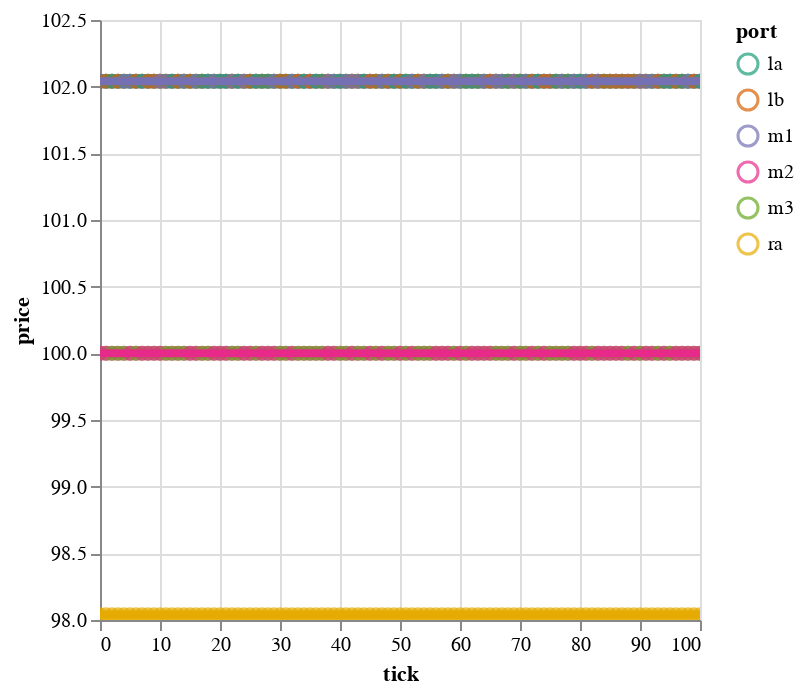

Source (notebook cell):
### Code cell


### Figure 1 — Vega-Lite specification as saved in the notebook (floating-point values rounded to 4 significant figures; data arrays with more than 128 entries replaced by an {"elided": "..."} marker saying what was removed)
{"config": {"view": {"continuousWidth": 300, "continuousHeight": 300}}, "layer": [{"mark": {"type": "point"}, "encoding": {"color": {"field": "port", "scale": {"scheme": "dark2"}, "type": "ordinal"}, "x": {"field": "tick", "type": "quantitative"}, "y": {"field": "price", "scale": {"zero": false}, "type": "quantitative"}}, "name": "view_11"}, {"mark": {"type": "line", "size": 4}, "encoding": {"color": {"field": "port", "scale": {"scheme": "dark2"}, "type": "ordinal"}, "x": {"field": "tick", "type": "quantitative"}, "y": {"field": "price", "scale": {"zero": false}, "type": "quantitative"}}, "transform": [{"loess": "price", "on": "tick", "bandwidth": 0.5, "groupby": ["port"]}]}], "data": {"name": "data-b60253c2c5f6fb91d857d83296f58d04"}, "params": [{"name": "param_26", "select": {"type": "interval", "encodings": ["x", "y"]}, "bind": "scales", "views": ["view_11"]}], "$schema": "https://vega.github.io/schema/vega-lite/v5.8.0.json", "datasets": {"data-b60253c2c5f6fb91d857d83296f58d04": {"elided": "606 records"}}}
